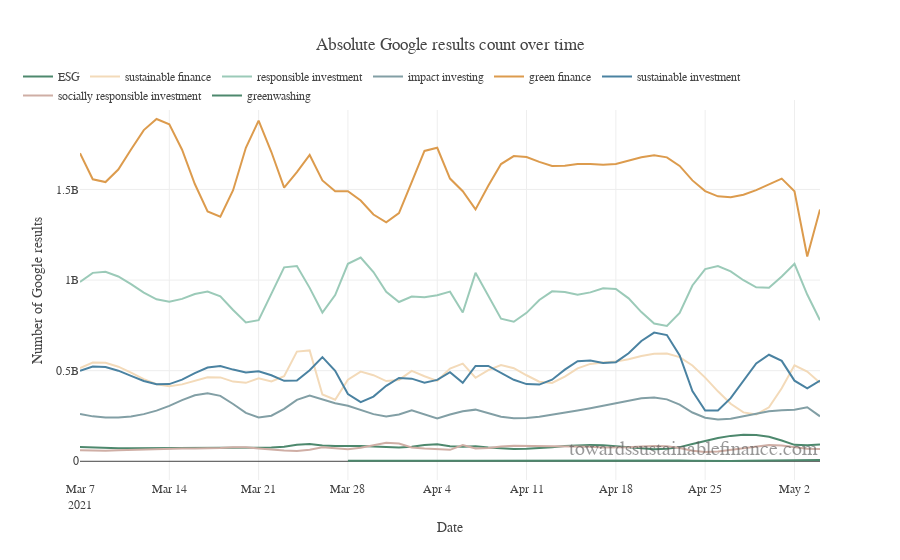
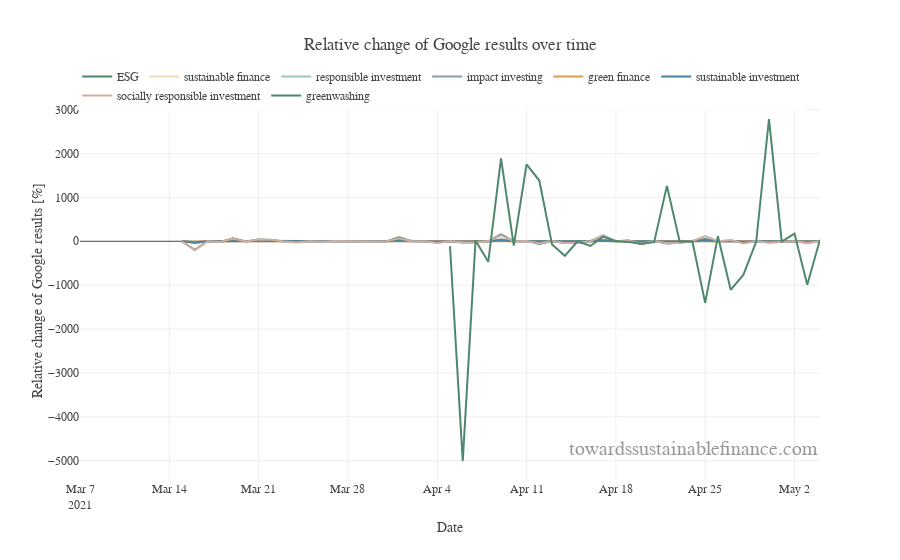
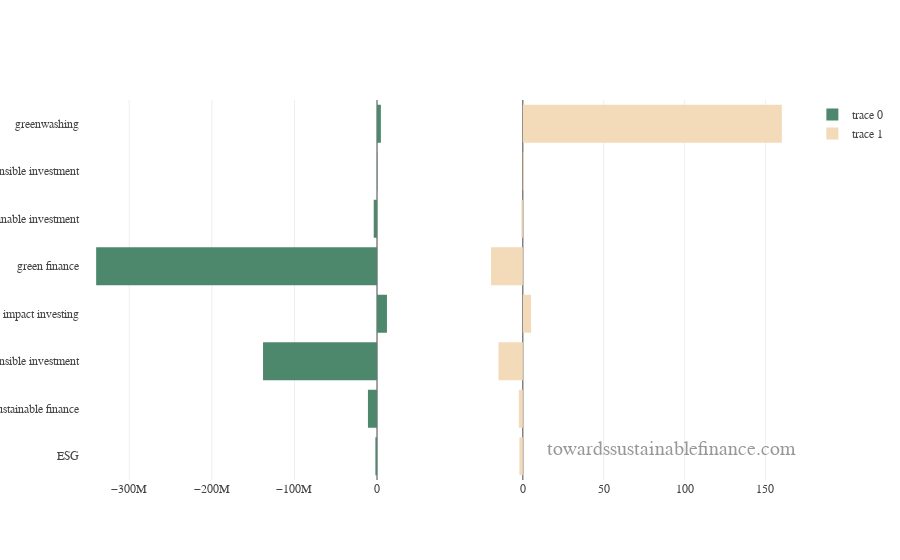
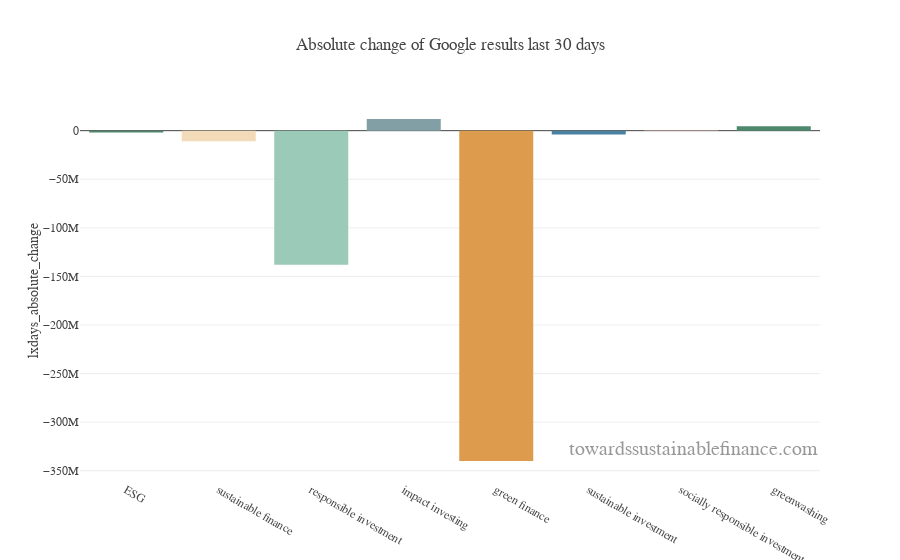

The notebook cell saved with these charts, in order:
### Code cell
fig_abs_overall_change = px.bar(df_lxdays, x="keyword", y="lxdays_absolute_change", color="keyword", 
             title=f'Absolute change of Google results last {last_x_days} days', 
            labels={
                     "overall_absolute_change": "+/- of Google results",
                     "keyword": ""
                 },)
fig_abs_overall_change.update_layout(showlegend=False)
fig_abs_overall_change.show()

fig_rel_overall_change = px.bar(df_lxdays, x="keyword", y="lxdays_relative_change", color="keyword", 
             title=f'Relative change of Google results in % last {last_x_days} days', 
            labels={
                     "overall_relative_change": "% change of Google results",
                     "keyword": ""
                 },)
fig_rel_overall_change.update_layout(showlegend=False)
fig_rel_overall_change.show()
